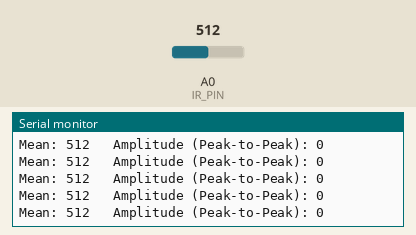
Recording of a sketch running on a simulated Arduino Uno, built with avr-gcc and run on an emulated ATmega328P. Shown: the last lines printed to the serial monitor. The test bench sets the inputs (shaded band); at power-on: A0 (IR_PIN) = 512.

Above: at 4.2 s.
4.3 s: A0 (IR_PIN) set to 11
At 4.34 s:
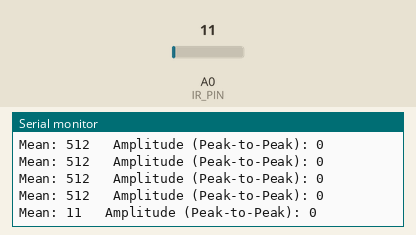
5.8 s: A0 (IR_PIN) set to 8
At 5.8 s:
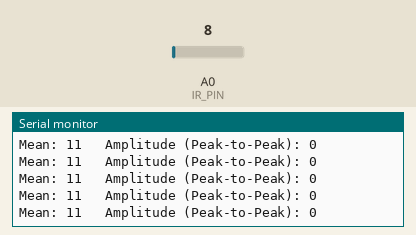
Timing chart, 0 to 8.3 s (numbered marks = the images above; inputs shaded):
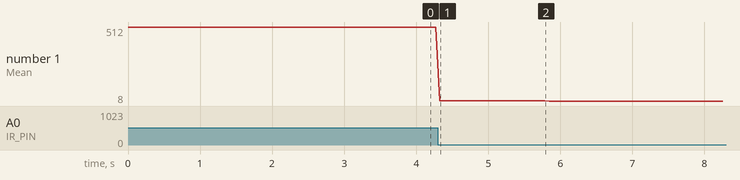

The sketch:

Gemini_IR.ino
```cpp
const int IR_PIN = A0;

// Signal Parameters
const int FREQ = 909;
const unsigned long PERIOD_US = 1000000 / FREQ;         // ~1100 microseconds
const int SAMPLES_PER_PERIOD = 8;                       // 4 reads high, 4 reads low
const unsigned long INTERVAL_US = PERIOD_US / SAMPLES_PER_PERIOD; // ~137 microsecond cadence

// Window Parameters
const int NUM_PERIODS = 5;                              // Sample over 5 full waves
const int TOTAL_SAMPLES = SAMPLES_PER_PERIOD * NUM_PERIODS;

void setup() {
  Serial.begin(115200);

  // SPEED UP THE ADC
  // Change the ADC prescaler from 128 to 32.
  // This reduces analogRead() time from ~104us to ~26us without losing precision.
  bitClear(ADCSRA, ADPS0);
  bitSet(ADCSRA, ADPS1);
  bitSet(ADCSRA, ADPS2);

  Serial.println("909 Hz IR Beacon Scanner Initialized");
}

void loop() {
  int min_val = 1023;
  int max_val = 0;
  long sum = 0;

  unsigned long last_sample_time = micros();

  // Rapid sampling loop
  for (int i = 0; i < TOTAL_SAMPLES; ) {
    // Non-blocking precise timing
    if (micros() - last_sample_time >= INTERVAL_US) {
      last_sample_time += INTERVAL_US; // Maintain strict cadence

      int val = analogRead(IR_PIN);

      // Track min and max to find the square wave amplitude
      if (val < min_val) min_val = val;
      if (val > max_val) max_val = val;

      sum += val;
      i++;
    }
  }

  // Calculate results
  int amplitude = max_val - min_val;
  int mean = sum / TOTAL_SAMPLES;

  // Print results
  // If the beacon is detected, 'amplitude' will be high.
  // If no beacon, 'amplitude' will be near 0 (just noise) and mean should be ~512.
  Serial.print("Mean: ");
  Serial.print(mean);
  Serial.print("\t Amplitude (Peak-to-Peak): ");
  Serial.println(amplitude);

  delay(50); // Brief pause before the next scan window
}
```

Measured:
- after the input at 4.3 s, the serial monitor: prints a new line at once (image 1)
- plotted number 1: 512 → 11 after the input at 4.3 s, 11 → 8 after the input at 5.8 s
